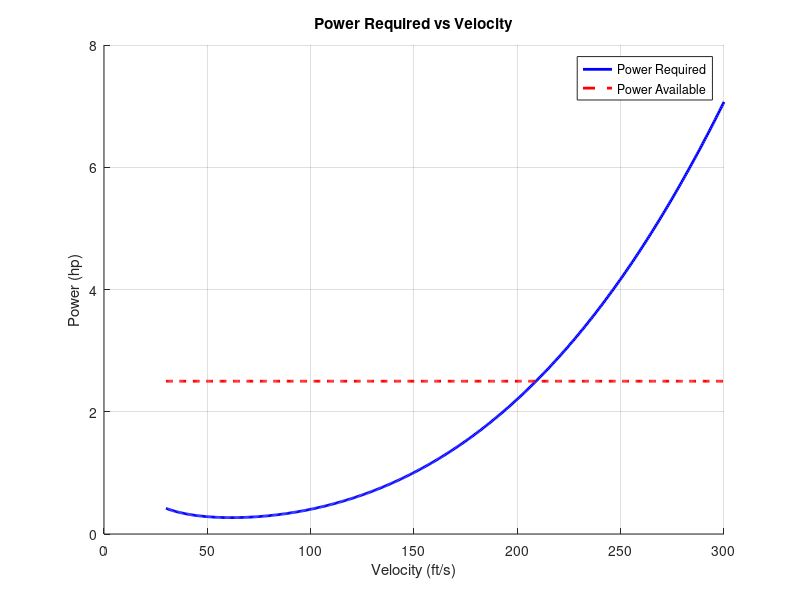
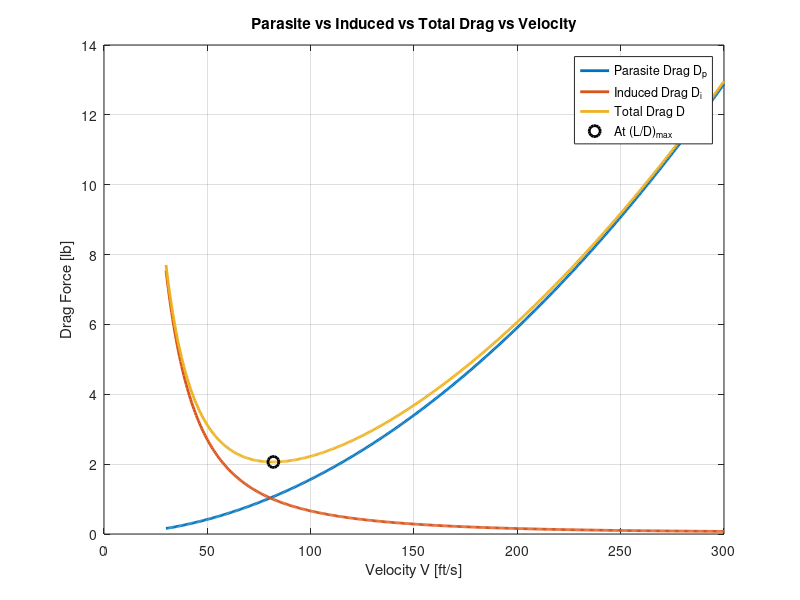
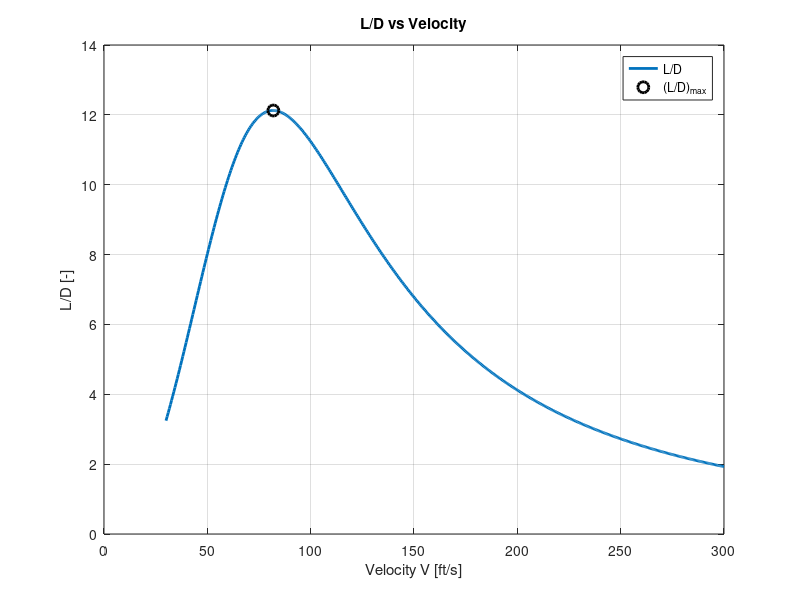

The MATLAB script that drew these images, in order: (Note: this script raises an error after producing the figures.)
%% ========================================================================
clear 
clc 
clear all 
% 0) ATMOSPHERE (SEA LEVEL ASSUMPTION)
% ========================================================================
rho = 0.0023769;        % Air density at sea level [slug/ft^3]
mu  = 3.737e-7;         % Dynamic viscosity at sea level [slug/(ft*s)]
a   = 1116.45;          % Speed of sound at sea level [ft/s]

%% ========================================================================
% 1) AIRCRAFT INPUTS (EDIT THESE WHEN DESIGN CHANGES)
% ========================================================================

% -----------------------------
% Weight (used for drag sweep)
% -----------------------------
W   = 25;                     % Aircraft weight [lb] (update as weight estimate changes)

% -----------------------------
% Wing geometry (KNOWN)
% -----------------------------
Arw     = 7.4;                % Wing aspect ratio [-]
bw      = 5.617;              % Wing span [ft]
Sw      = 4.264931025;        % Wing planform area [ft^2]
lambdaw = 0.40;               % Wing taper ratio ct/cr [-]

% -----------------------------
% Horizontal tail geometry (KNOWN)
% -----------------------------
Sth      = 0.5331163781;      % Horizontal tail area [ft^2]
bth      = 1.460296378;       % Horizontal tail span [ft]
lambdath = 0.50;              % Tail taper ratio ct/cr [-]
Art      = 4.0;               % Tail aspect ratio [-] (given/assumed)

% -----------------------------
% Aero assumptions (EDIT AS NEEDED)
% -----------------------------
e        = 0.85;              % Oswald efficiency factor [-] (guess)
cla      = 5.73;              % 2D airfoil lift curve slope [1/rad] (CHECK units)
downwash = 0.25;              % Downwash gradient dε/dα [-]
it       = -1*pi/180;         % Tail incidence angle [rad] (initial guess)
Cmacw    = -0.05;             % Wing Cm about wing AC (approx from airfoil data)
tau      = 0.5;               % Elevator effectiveness τe [-] (guess) (used only if you later trim with δe)
CL_MAX = 1.5
% -----------------------------
% Layout / CG reference positions (from CG build-up)
% -----------------------------
x_wle    = 0.75;              % Wing LE station from nose [ft]
x_cg_str = 1.7147;            % Structural CG station from nose [ft]
x_cg_tot = 1.4103;            % CG with avionics station from nose [ft]
x_cg_0   = 1.5071;            % CG with payload+fuel station from nose [ft]

% -----------------------------
% Fuselage geometry (for drag)
% Given: 8in x 8in x 5ft box
% -----------------------------
L_fuse = 5.0;                 % Fuselage length [ft]
W_fuse = 8/12;                % Fuselage width [ft]
H_fuse = 8/12;                % Fuselage height [ft]
Power = 2.5;























% Estimated fuselage wetted area [ft^2] (rectangular prism):
% Swet_f = 2(LW + LH + WH)
Swet_f = 2*(L_fuse*W_fuse + L_fuse*H_fuse + W_fuse*H_fuse);

% Equivalent "diameter" used in fuselage fineness ratio for Raymer form factor.
% For a square-ish fuselage, using width is a reasonable approximation.
d_fuse = W_fuse;              % [ft]

%% ========================================================================
% 2) PLANFORM GEOMETRY (ROOT, TIP, MAC) - WING + TAIL
% ========================================================================

% ---- Wing chords (trapezoid geometry) ----
Crw = (2*Sw)/(bw*(1 + lambdaw));                 % Wing root chord [ft]
Ctw = lambdaw * Crw;                             % Wing tip chord [ft]
Cw  = (2/3) * Crw * ((1 + lambdaw + lambdaw^2)/(1 + lambdaw));  % Wing MAC [ft]

% ---- Tail chords (trapezoid geometry) ----
Crth = (2*Sth)/(bth*(1 + lambdath));             % Tail root chord [ft]
Ctth = lambdath * Crth;                          % Tail tip chord [ft]
Cth  = (2/3) * Crth * ((1 + lambdath + lambdath^2)/(1 + lambdath)); % Tail MAC [ft]

fprintf("\n==================== GEOMETRY ====================\n");
fprintf("Wing:  Cr=%.4f ft, Ct=%.4f ft, MAC Cw=%.4f ft\n", Crw, Ctw, Cw);
fprintf("Tail:  Cr=%.4f ft, Ct=%.4f ft, MAC Cth=%.4f ft\n", Crth, Ctth, Cth);
fprintf("Fuse:  L=%.2f ft, W=%.3f ft, H=%.3f ft, Swet_f=%.3f ft^2\n", L_fuse, W_fuse, H_fuse, Swet_f);

%% ========================================================================
% 3) 3D LIFT CURVE SLOPES (FINITE WING CORRECTION)
% ========================================================================
% 3D lift slope formula:
% a = a0 / (1 + a0/(pi*e*AR))
aw = cla / (1 + (cla/(pi*e*Arw)));   % Wing 3D lift curve slope [1/rad]
at = cla / (1 + (cla/(pi*e*Art)));   % Tail 3D lift curve slope [1/rad]
%Just fyi effeicny factor is a guess 
fprintf("\n==================== LIFT SLOPES ====================\n");
fprintf("aw (wing 3D) = %.4f 1/rad\n", aw);
fprintf("at (tail 3D) = %.4f 1/rad\n", at);

%% ========================================================================
% 4) LONGITUDINAL REFERENCE LOCATIONS (MEASURED FROM WING LE)
% ========================================================================
% Wing aerodynamic center location (fraction of wing MAC)
hacw = 0.25;                      % Wing AC at 25% MAC (standard subsonic assumption)

% Wing AC from wing LE (dimensional)
x_ac_w_LE = hacw*Cw;              % [ft]

% Tail arm assumption:
% Lh is distance from wing AC to tail AC (design/layout choice)
% Here: assume Lh = 4*Cw (update once layout is finalized)
Lh = 4*Cw;                        % [ft] wing AC -> tail AC

% Tail AC from wing LE (dimensional)
x_ac_t_LE = x_ac_w_LE + Lh;       % [ft]

% Tail AC nondimensional from wing LE
h_ac_t = x_ac_t_LE / Cw;          % [-]

%% ========================================================================
% 5) NEUTRAL POINT (hn) + STATIC MARGIN (SM)
% ========================================================================
% Neutral point for wing + tail:
hn = (hacw + h_ac_t*((Sth/Sw)*(at/aw))*(1-downwash)) / (1 + (Sth/Sw)*(at/aw)*(1-downwash));

% CG locations nondimensional from wing LE:
hcg_str = (x_cg_str - x_wle)/Cw;
hcg_tot = (x_cg_tot - x_wle)/Cw;
hcg_0   = (x_cg_0   - x_wle)/Cw;

% Static margin: SM = hn - hcg (positive = stable)
SM_str = hn - hcg_str;
SM_tot = hn - hcg_tot;
SM_0   = hn - hcg_0;

fprintf("\n==================== STABILITY ====================\n");
fprintf("Neutral point hn = %.4f (fraction of MAC from wing LE)\n", hn);
fprintf("hcg_str = %.4f  --> SM_str = %.4f (%.1f%% MAC)\n", hcg_str, SM_str, 100*SM_str);
fprintf("hcg_tot = %.4f  --> SM_tot = %.4f (%.1f%% MAC)\n", hcg_tot, SM_tot, 100*SM_tot);
fprintf("hcg_0   = %.4f  --> SM_0   = %.4f (%.1f%% MAC)\n", hcg_0,   SM_0,   100*SM_0);

%% ========================================================================
% 6) TAIL ARM lt (CG -> TAIL AC) AND TAIL VOLUME VH
% ========================================================================
% Convert wing/tail AC to nose stations, then compute tail arm lt = x_tac - x_cg.
x_wac = x_wle + x_ac_w_LE;        % Wing AC station from nose [ft]
x_tac = x_wac + Lh;               % Tail AC station from nose [ft]

lt_str = x_tac - x_cg_str;        % Tail arm for structural CG [ft]
lt_tot = x_tac - x_cg_tot;        % Tail arm for avionics CG [ft]
lt_0   = x_tac - x_cg_0;          % Tail arm for payload+fuel CG [ft]

% Tail volume coefficient: VH = (St * lt) / (Sw * Cw)
VH_str = (Sth*lt_str)/(Sw*Cw);
VH_tot = (Sth*lt_tot)/(Sw*Cw);
VH_0   = (Sth*lt_0)  /(Sw*Cw);

fprintf("\n==================== TAIL VOLUME ====================\n");
fprintf("Tail AC station x_tac = %.4f ft\n", x_tac);
fprintf("lt_str = %.4f ft --> VH_str = %.4f\n", lt_str, VH_str);
fprintf("lt_tot = %.4f ft --> VH_tot = %.4f\n", lt_tot, VH_tot);
fprintf("lt_0   = %.4f ft --> VH_0   = %.4f\n", lt_0,   VH_0);

%% ========================================================================
% 7) LONGITUDINAL COEFFICIENTS (ALL OF THEM)
% ========================================================================

% Choose loading case for trim/stability calculations
VH  = VH_tot;        % Tail volume coefficient
hcg = hcg_tot;       % CG location (nondim from wing LE)

% Given/assumed
% downwash = dε/dα (we use 0.25 from Cessna-type data)
% Cmacw = wing Cm about wing AC (airfoil data)
% tau = elevator effectiveness (guess)

% --- Lift coefficients ---
CLalpha   = aw + at*(Sth/Sw)*(1 - downwash);   % dCL/dalpha (aircraft)
CL0       = -at*(Sth/Sw)*it;                   % CL at alpha = 0 (tail incidence)

% --- Moment coefficients (about CG) ---
Cmalpha   = -CLalpha*(hn - hcg);               % dCm/dalpha (stability)
Cm0       = Cmacw + VH*at*it;                  % Cm at alpha = 0

% --- Moment breakdown pieces (functions of alpha; compute later in sweep) ---
 %Cmcgw = Cmacw + aw*alpha*(hcg - hacw);        % wing moment about CG
 %Cmcgt = -(VH*at*(1-downwash))*alpha + at*VH*it; % tail moment about CG
 %Cmcg  = Cmcgw + Cmcgt;                        % total moment about CG

% --- Elevator trim equation (deltae is a function of CL) ---
% deltae = -((Cm0*CLalpha) + (Cmalpha*CL)) ./ ((CLalpha*Cmdeltae) - (Cmalpha*CLdeltae));
% Control derivatives (if/when you use elevator):
CLdeltae = at*(Sth/Sw)*tau;     % dCL/dδe (usually +)
Cmdeltae = -at*VH*tau;          % dCm/dδe (usually -)

% NOTE: To actually compute δe at a flight condition, you must define CL and use:
% deltae = -((Cm0*CLalpha) + (Cmalpha*CL)) / ((CLalpha*Cmdeltae) - (Cmalpha*CLdeltae));

%% ========================================================================
% 8) VELOCITY SWEEP (DRAG + L/D)  [THIS IS THE MAIN PERFORMANCE PART]
% ========================================================================
% We sweep velocity, compute required CL from L=W at each speed, then compute:
%   - Trim alpha and tail alpha_t from your linear model
%   - CDp from Raymer build-up (Re-dependent)
%   - CDi from induced drag using CLw and CLt
%   - Drag forces and L/D

% -----------------------------
% 8.1 Velocity range
% -----------------------------
V = linspace(30, 300, 500);      % [ft/s] (edit as desired)
q = 0.5*rho.*V.^2;               % Dynamic pressure [lb/ft^2]
M = V./a;                        % Mach number [-]

% -----------------------------
% 8.2 Required CL for level flight
% -----------------------------
CL = W ./ (q.*Sw);               % Total aircraft CL required for L=W

% -----------------------------
% 8.3 Solve for alpha, tail AoA, and CLw/CLt (same model you've been using)
% -----------------------------
alpha = CL ./ aw;          % wing-only alpha (rad)
alpha_t = (1 - downwash).*alpha + it;

CLw = aw .* alpha;
CLt = at .* alpha_t;

% -----------------------------
% 8.4 Reynolds numbers (for skin friction)
% -----------------------------
Re_w = rho.*V.*Cw   ./ mu;       % Re based on wing MAC
Re_t = rho.*V.*Cth  ./ mu;       % Re based on tail MAC
Re_f = rho.*V.*L_fuse ./ mu;     % Re based on fuselage length

% -----------------------------
% 8.5 Parasite drag build-up (Raymer style)
% -----------------------------
% Wetted areas (simple first-pass approximations)
Swet_w = 2*Sw;                   % wing wetted area ~ 2*planform
Swet_t = 2*Sth;                  % tail wetted area ~ 2*planform
% Swet_f already computed from box geometry

% Skin friction coefficients (Raymer Eq. style)
Cf_w = 0.455 ./ ((log10(Re_w)).^2.58 .* (1 + 0.144*M.^2).^0.65);
Cf_t = 0.455 ./ ((log10(Re_t)).^2.58 .* (1 + 0.144*M.^2).^0.65);
Cf_f = 0.455 ./ ((log10(Re_f)).^2.58 .* (1 + 0.144*M.^2).^0.65);

% Form factor settings (surface thickness effects, sweep effects)
tc  = 0.12;                      % thickness-to-chord ratio t/c [-] (guess)
xcm = 0.30;                      % location of max thickness x/c [-] (guess)
Lam = 0;                         % sweep at max thickness [rad] (0 for unswept)
K_surf = (1 + (0.6/xcm)*tc + 100*tc^4) .* (1.34*M.^0.18 .* (cos(Lam)).^0.28);

% Interference factors (how junctions increase drag)
Q_w = 1.0;                       % wing interference factor
Q_t = 1.05;                      % tail interference factor
Q_f = 1.0;                       % fuselage factor

% Fuselage form factor (Raymer smooth-body approximation)
f = L_fuse/d_fuse;               % fineness ratio
K_f = 0.9 + 5/f^1.5 + f/400;

% Misc drag (gaps, protuberances) and leakage/protuberance allowances
CD_misc = 0.002;
CD_LP   = 0.002;

% Total parasite drag coefficient CDp
CDp = ...
    K_surf.*Q_w.*Cf_w.*(Swet_w/Sw) + ...
    K_surf.*Q_t.*Cf_t.*(Swet_t/Sw) + ...
    K_f.*Q_f.*Cf_f.*(Swet_f/Sw) + ...
    CD_misc + CD_LP;

% -----------------------------
% 8.6 Induced drag (wing + tail)
% -----------------------------
CDi_w = (CLw.^2) ./ (pi*Arw*e);               % wing induced drag
CDi_t = (Sth/Sw) .* (CLt.^2) ./ (pi*Art*e);   % tail induced drag (scaled by St/Sw)

CDi_total = CDi_w + CDi_t;
CD_total  = CDp + CDi_total;

% -----------------------------
% 8.7 Forces and performance metrics
% -----------------------------
Dp = q .* Sw .* CDp;            % Parasite drag force [lb]
Di = q .* Sw .* CDi_total;      % Induced drag force [lb]
D  = q .* Sw .* CD_total;       % Total drag force [lb]

L  = q .* Sw .* CL;             % Lift force [lb] (should equal W)
LD = L ./ D;                    % Lift-to-drag ratio [-]
%% Power curve
Power_Required1 = D .* V;          % ft*lbf/s
Power_Required_hp = Power_Required1 / 550;
mask_stall = CL > CL;
%Power_Required_hp(mask_stall) = NaN;% Dont plot points for velocity
%understall velocity(past max cl value

P_available_hp = Power * ones(size(V));  % turn Power avalaible in a vector 

figure
hold on
plot(V, Power_Required_hp, 'b-', 'LineWidth', 2, ...
     'DisplayName', 'Power Required')
plot(V, P_available_hp, 'r--', 'LineWidth', 2, ...
     'DisplayName', 'Power Available')
hold off

xlabel('Velocity (ft/s)')
ylabel('Power (hp)')
title('Power Required vs Velocity')
legend('Location','best')
grid on
 
%%
% Find (L/D)_max and corresponding velocity
[LDmax, idx] = max(LD);
V_LDmax = V(idx);

fprintf('\n==================== VELOCITY SWEEP RESULTS ====================\n');
fprintf('(L/D)max = %.3f\n', LDmax);
fprintf('V at (L/D)max = %.2f ft/s\n', V_LDmax);
fprintf('CL at (L/D)max = %.3f\n', CL(idx));
fprintf('CDp at (L/D)max = %.4f,  CDi_total at (L/D)max = %.4f\n', CDp(idx), CDi_total(idx));

%% ========================================================================
% 9) PLOTS (DRAG COMPONENTS AND L/D)
% ========================================================================

figure;
plot(V, Dp, 'LineWidth', 2); hold on;
plot(V, Di, 'LineWidth', 2);
plot(V, D,  'LineWidth', 2);
plot(V_LDmax, D(idx), 'ko', 'MarkerSize', 8, 'LineWidth', 2);
grid on;
xlabel('Velocity V [ft/s]');
ylabel('Drag Force [lb]');
title('Parasite vs Induced vs Total Drag vs Velocity');
legend('Parasite Drag D_p','Induced Drag D_i','Total Drag D','At (L/D)_{max}','Location','best');

figure;
plot(V, LD, 'LineWidth', 2); hold on;
plot(V_LDmax, LDmax, 'ko', 'MarkerSize', 8, 'LineWidth', 2);
grid on;
xlabel('Velocity V [ft/s]');
ylabel('L/D [-]');
title('L/D vs Velocity');
legend('L/D','(L/D)_{max}','Location','best');

%% ========================================================================
% 10) TABLE OUTPUT (TEAM-FRIENDLY)
% ========================================================================
% This table is useful for copying into reports or checking values at a speed.
alpha_deg   = rad2deg(alpha);
alpha_t_deg = rad2deg(alpha_t);
T = table(V(:), CL(:), alpha_deg(:), alpha_t_deg(:), CLw(:), CLt(:), ...
          CDp(:), CDi_w(:), CDi_t(:), CD_total(:), ...
          Dp(:), Di(:), D(:), LD(:), ...
          Re_w(:), Re_t(:), Re_f(:), ...
          'VariableNames', ...
          {'V_ft_s','CL','alpha_deg','alpha_t_deg','CLw','CLt', ...
           'CDp','CDi_w','CDi_t','CD_total', ...
           'Dp_lb','Di_lb','D_lb','L_over_D', ...
           'Re_w','Re_t','Re_f'});

disp(T);

% ============================ END SCRIPT =================================